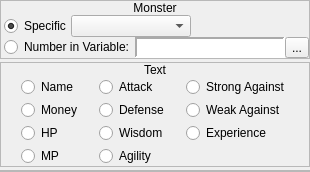
        <widget class="QWidget" name="wMonster">
         <layout class="QVBoxLayout" name="verticalLayout_29">
          <property name="spacing">
           <number>3</number>
          </property>
          <property name="margin">
           <number>0</number>
          </property>
          <item>
           <widget class="QFrame" name="frame_10">
            <property name="sizePolicy">
             <sizepolicy hsizetype="Preferred" vsizetype="Fixed">
              <horstretch>0</horstretch>
              <verstretch>0</verstretch>
             </sizepolicy>
            </property>
            <property name="frameShape">
             <enum>QFrame::StyledPanel</enum>
            </property>
            <property name="frameShadow">
             <enum>QFrame::Raised</enum>
            </property>
            <layout class="QVBoxLayout" name="verticalLayout_30">
             <property name="spacing">
              <number>0</number>
             </property>
             <property name="margin">
              <number>0</number>
             </property>
             <item>
              <widget class="QLabel" name="label_8">
               <property name="sizePolicy">
                <sizepolicy hsizetype="Preferred" vsizetype="Fixed">
                 <horstretch>0</horstretch>
                 <verstretch>0</verstretch>
                </sizepolicy>
               </property>
               <property name="text">
                <string>Monster</string>
               </property>
               <property name="alignment">
                <set>Qt::AlignCenter</set>
               </property>
              </widget>
             </item>
             <item>
              <widget class="QWidget" name="widget_8" native="true">
               <layout class="QVBoxLayout" name="verticalLayout_32">
                <property name="spacing">
                 <number>0</number>
                </property>
                <property name="leftMargin">
                 <number>3</number>
                </property>
                <property name="topMargin">
                 <number>0</number>
                </property>
                <property name="rightMargin">
                 <number>0</number>
                </property>
                <property name="bottomMargin">
                 <number>0</number>
                </property>
                <item>
                 <layout class="QHBoxLayout" name="horizontalLayout_19">
                  <item>
                   <widget class="QRadioButton" name="rbMonsterSpecific">
                    <property name="sizePolicy">
                     <sizepolicy hsizetype="Fixed" vsizetype="Fixed">
                      <horstretch>0</horstretch>
                      <verstretch>0</verstretch>
                     </sizepolicy>
                    </property>
                    <property name="text">
                     <string>Specific</string>
                    </property>
                    <property name="checked">
                     <bool>true</bool>
                    </property>
                   </widget>
                  </item>
                  <item>
                   <widget class="QComboBox" name="cboxMonster">
                    <property name="minimumSize">
                     <size>
                      <width>120</width>
                      <height>0</height>
                     </size>
                    </property>
                    <property name="maximumSize">
                     <size>
                      <width>120</width>
                      <height>16777215</height>
                     </size>
                    </property>
                   </widget>
                  </item>
                  <item>
                   <spacer name="horizontalSpacer">
                    <property name="orientation">
                     <enum>Qt::Horizontal</enum>
                    </property>
                    <property name="sizeHint" stdset="0">
                     <size>
                      <width>40</width>
                      <height>20</height>
                     </size>
                    </property>
                   </spacer>
                  </item>
                 </layout>
                </item>
                <item>
                 <layout class="QHBoxLayout" name="horizontalLayout_20">
                  <property name="spacing">
                   <number>0</number>
                  </property>
                  <item>
                   <widget class="QRadioButton" name="rbMonsterVariable">
                    <property name="sizePolicy">
                     <sizepolicy hsizetype="Fixed" vsizetype="Fixed">
                      <horstretch>0</horstretch>
                      <verstretch>0</verstretch>
                     </sizepolicy>
                    </property>
                    <property name="text">
                     <string>Number in Variable:</string>
                    </property>
                   </widget>
                  </item>
                  <item>
                   <widget class="QWidget" name="wMonster_Variable" native="true">
                    <layout class="QHBoxLayout" name="horizontalLayout_21">
                     <property name="spacing">
                      <number>0</number>
                     </property>
                     <property name="margin">
                      <number>0</number>
                     </property>
                     <item>
                      <widget class="QLabel" name="lblMonsterVariable">
                       <property name="sizePolicy">
                        <sizepolicy hsizetype="Preferred" vsizetype="Preferred">
                         <horstretch>0</horstretch>
                         <verstretch>0</verstretch>
                        </sizepolicy>
                       </property>
                       <property name="minimumSize">
                        <size>
                         <width>150</width>
                         <height>0</height>
                        </size>
                       </property>
                       <property name="font">
                        <font>
                         <family>Monospace</family>
                        </font>
                       </property>
                       <property name="styleSheet">
                        <string notr="true">background-color: palette(base);</string>
                       </property>
                       <property name="frameShape">
                        <enum>QFrame::Panel</enum>
                       </property>
                       <property name="frameShadow">
                        <enum>QFrame::Sunken</enum>
                       </property>
                       <property name="lineWidth">
                        <number>2</number>
                       </property>
                       <property name="text">
                        <string/>
                       </property>
                      </widget>
                     </item>
                     <item>
                      <widget class="QToolButton" name="bMonsterBrowseVariables">
                       <property name="text">
                        <string>...</string>
                       </property>
                       <property name="icon">
                        <iconset resource="gui_icons.qrc">
                         <normaloff>:/icons/fileopen.png</normaloff>:/icons/fileopen.png</iconset>
                       </property>
                      </widget>
                     </item>
                    </layout>
                   </widget>
                  </item>
                 </layout>
                </item>
               </layout>
              </widget>
             </item>
            </layout>
           </widget>
          </item>
          <item>
           <widget class="QFrame" name="frame_11">
            <property name="sizePolicy">
             <sizepolicy hsizetype="Preferred" vsizetype="Fixed">
              <horstretch>0</horstretch>
              <verstretch>0</verstretch>
             </sizepolicy>
            </property>
            <property name="frameShape">
             <enum>QFrame::StyledPanel</enum>
            </property>
            <property name="frameShadow">
             <enum>QFrame::Raised</enum>
            </property>
            <layout class="QVBoxLayout" name="verticalLayout_31">
             <property name="spacing">
              <number>0</number>
             </property>
             <property name="margin">
              <number>0</number>
             </property>
             <item>
              <widget class="QLabel" name="label_9">
               <property name="sizePolicy">
                <sizepolicy hsizetype="Preferred" vsizetype="Fixed">
                 <horstretch>0</horstretch>
                 <verstretch>0</verstretch>
                </sizepolicy>
               </property>
               <property name="text">
                <string>Text</string>
               </property>
               <property name="alignment">
                <set>Qt::AlignCenter</set>
               </property>
              </widget>
             </item>
             <item>
              <widget class="QWidget" name="widget_9" native="true">
               <layout class="QHBoxLayout" name="horizontalLayout_22">
                <property name="spacing">
                 <number>0</number>
                </property>
                <property name="leftMargin">
                 <number>3</number>
                </property>
                <property name="topMargin">
                 <number>0</number>
                </property>
                <property name="rightMargin">
                 <number>0</number>
                </property>
                <property name="bottomMargin">
                 <number>0</number>
                </property>
                <item>
                 <layout class="QVBoxLayout" name="verticalLayout_26">
                  <property name="spacing">
                   <number>3</number>
                  </property>
                  <item>
                   <widget class="QRadioButton" name="rbMonsterName">
                    <property name="sizePolicy">
                     <sizepolicy hsizetype="Fixed" vsizetype="Fixed">
                      <horstretch>0</horstretch>
                      <verstretch>0</verstretch>
                     </sizepolicy>
                    </property>
                    <property name="text">
                     <string>Name</string>
                    </property>
                   </widget>
                  </item>
                  <item>
                   <widget class="QRadioButton" name="rbMonsterMoney">
                    <property name="sizePolicy">
                     <sizepolicy hsizetype="Fixed" vsizetype="Fixed">
                      <horstretch>0</horstretch>
                      <verstretch>0</verstretch>
                     </sizepolicy>
                    </property>
                    <property name="text">
                     <string>Money</string>
                    </property>
                   </widget>
                  </item>
                  <item>
                   <widget class="QRadioButton" name="rbMonsterHP">
                    <property name="sizePolicy">
                     <sizepolicy hsizetype="Fixed" vsizetype="Fixed">
                      <horstretch>0</horstretch>
                      <verstretch>0</verstretch>
                     </sizepolicy>
                    </property>
                    <property name="text">
                     <string>HP</string>
                    </property>
                   </widget>
                  </item>
                  <item>
                   <widget class="QRadioButton" name="rbMonsterMP">
                    <property name="sizePolicy">
                     <sizepolicy hsizetype="Fixed" vsizetype="Fixed">
                      <horstretch>0</horstretch>
                      <verstretch>0</verstretch>
                     </sizepolicy>
                    </property>
                    <property name="text">
                     <string>MP</string>
                    </property>
                   </widget>
                  </item>
                 </layout>
                </item>
                <item>
                 <layout class="QVBoxLayout" name="verticalLayout_27">
                  <property name="spacing">
                   <number>3</number>
                  </property>
                  <item>
                   <widget class="QRadioButton" name="rbMonsterAttack">
                    <property name="sizePolicy">
                     <sizepolicy hsizetype="Fixed" vsizetype="Fixed">
                      <horstretch>0</horstretch>
                      <verstretch>0</verstretch>
                     </sizepolicy>
                    </property>
                    <property name="text">
                     <string>Attack</string>
                    </property>
                   </widget>
                  </item>
                  <item>
                   <widget class="QRadioButton" name="rbMonsterDefense">
                    <property name="sizePolicy">
                     <sizepolicy hsizetype="Fixed" vsizetype="Fixed">
                      <horstretch>0</horstretch>
                      <verstretch>0</verstretch>
                     </sizepolicy>
                    </property>
                    <property name="text">
                     <string>Defense</string>
                    </property>
                   </widget>
                  </item>
                  <item>
                   <widget class="QRadioButton" name="rbMonsterWisdom">
                    <property name="sizePolicy">
                     <sizepolicy hsizetype="Fixed" vsizetype="Fixed">
                      <horstretch>0</horstretch>
                      <verstretch>0</verstretch>
                     </sizepolicy>
                    </property>
                    <property name="text">
                     <string>Wisdom</string>
                    </property>
                   </widget>
                  </item>
                  <item>
                   <widget class="QRadioButton" name="rbMonsterAgility">
                    <property name="sizePolicy">
                     <sizepolicy hsizetype="Fixed" vsizetype="Fixed">
                      <horstretch>0</horstretch>
                      <verstretch>0</verstretch>
                     </sizepolicy>
                    </property>
                    <property name="text">
                     <string>Agility</string>
                    </property>
                   </widget>
                  </item>
                 </layout>
                </item>
                <item>
                 <layout class="QVBoxLayout" name="verticalLayout_28">
                  <property name="spacing">
                   <number>3</number>
                  </property>
                  <item>
                   <widget class="QRadioButton" name="rbMonsterStrongAgainst">
                    <property name="sizePolicy">
                     <sizepolicy hsizetype="Fixed" vsizetype="Fixed">
                      <horstretch>0</horstretch>
                      <verstretch>0</verstretch>
                     </sizepolicy>
                    </property>
                    <property name="text">
                     <string>Strong Against</string>
                    </property>
                   </widget>
                  </item>
                  <item>
                   <widget class="QRadioButton" name="rbMonsterWeakAgainst">
                    <property name="sizePolicy">
                     <sizepolicy hsizetype="Fixed" vsizetype="Fixed">
                      <horstretch>0</horstretch>
                      <verstretch>0</verstretch>
                     </sizepolicy>
                    </property>
                    <property name="text">
                     <string>Weak Against</string>
                    </property>
                   </widget>
                  </item>
                  <item>
                   <widget class="QRadioButton" name="rbMonsterExperience">
                    <property name="sizePolicy">
                     <sizepolicy hsizetype="Fixed" vsizetype="Fixed">
                      <horstretch>0</horstretch>
                      <verstretch>0</verstretch>
                     </sizepolicy>
                    </property>
                    <property name="text">
                     <string>Experience</string>
                    </property>
                   </widget>
                  </item>
                  <item>
                   <spacer name="verticalSpacer_10">
                    <property name="orientation">
                     <enum>Qt::Vertical</enum>
                    </property>
                    <property name="sizeHint" stdset="0">
                     <size>
                      <width>20</width>
                      <height>10</height>
                     </size>
                    </property>
                   </spacer>
                  </item>
                 </layout>
                </item>
               </layout>
              </widget>
             </item>
            </layout>
           </widget>
          </item>
          <item>
           <widget class="QFrame" name="frame_12">
            <property name="frameShape">
             <enum>QFrame::StyledPanel</enum>
            </property>
            <property name="frameShadow">
             <enum>QFrame::Raised</enum>
            </property>
            <layout class="QHBoxLayout" name="horizontalLayout_37">
             <property name="spacing">
              <number>3</number>
             </property>
             <property name="leftMargin">
              <number>3</number>
             </property>
             <property name="topMargin">
              <number>0</number>
             </property>
             <property name="rightMargin">
              <number>0</number>
             </property>
             <property name="bottomMargin">
              <number>0</number>
             </property>
            </layout>
           </widget>
          </item>
         </layout>
        </widget>
